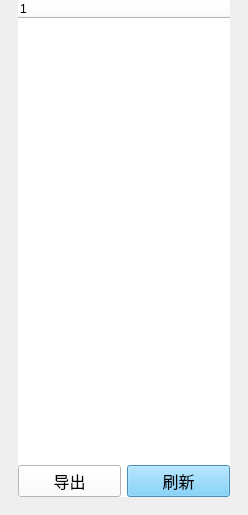
<?xml version="1.0" encoding="UTF-8"?>
<ui version="4.0">
 <class>LOG_DateWidget</class>
 <widget class="QWidget" name="LOG_DateWidget">
  <property name="geometry">
   <rect>
    <x>0</x>
    <y>0</y>
    <width>248</width>
    <height>515</height>
   </rect>
  </property>
  <property name="font">
   <font>
    <family>微软雅黑</family>
    <pointsize>12</pointsize>
   </font>
  </property>
  <property name="windowTitle">
   <string>Form</string>
  </property>
  <property name="styleSheet">
   <string notr="true"/>
  </property>
  <layout class="QGridLayout" name="gridLayout">
   <property name="leftMargin">
    <number>18</number>
   </property>
   <property name="topMargin">
    <number>0</number>
   </property>
   <property name="rightMargin">
    <number>18</number>
   </property>
   <property name="bottomMargin">
    <number>18</number>
   </property>
   <item row="0" column="0">
    <widget class="QWidget" name="widget" native="true">
     <property name="styleSheet">
      <string notr="true">background-color: rgb(255, 255, 255);</string>
     </property>
     <layout class="QVBoxLayout" name="verticalLayout">
      <property name="leftMargin">
       <number>0</number>
      </property>
      <property name="topMargin">
       <number>0</number>
      </property>
      <property name="rightMargin">
       <number>0</number>
      </property>
      <property name="bottomMargin">
       <number>0</number>
      </property>
      <item>
       <widget class="QTreeWidget" name="treeWidget">
        <property name="minimumSize">
         <size>
          <width>100</width>
          <height>400</height>
         </size>
        </property>
        <property name="styleSheet">
         <string notr="true">border:none;
font: 11pt &quot;微软雅黑&quot;;</string>
        </property>
        <column>
         <property name="text">
          <string notr="true">1</string>
         </property>
        </column>
       </widget>
      </item>
      <item>
       <layout class="QHBoxLayout" name="horizontalLayout">
        <item>
         <widget class="QPushButton" name="exportBtn">
          <property name="minimumSize">
           <size>
            <width>0</width>
            <height>27</height>
           </size>
          </property>
          <property name="maximumSize">
           <size>
            <width>120</width>
            <height>33</height>
           </size>
          </property>
          <property name="styleSheet">
           <string notr="true"/>
          </property>
          <property name="text">
           <string>导出</string>
          </property>
         </widget>
        </item>
        <item>
         <widget class="QPushButton" name="updateBtn">
          <property name="minimumSize">
           <size>
            <width>0</width>
            <height>27</height>
           </size>
          </property>
          <property name="maximumSize">
           <size>
            <width>120</width>
            <height>33</height>
           </size>
          </property>
          <property name="styleSheet">
           <string notr="true">QPushButton{background-color:rgb(102, 199, 249);}
QPushButton:hover{background-color:rgb(91, 237, 238);}
QPushButton:pressed{background-color:rgb(143, 185, 181);}</string>
          </property>
          <property name="text">
           <string>刷新</string>
          </property>
         </widget>
        </item>
       </layout>
      </item>
     </layout>
    </widget>
   </item>
  </layout>
 </widget>
 <resources/>
 <connections/>
</ui>
